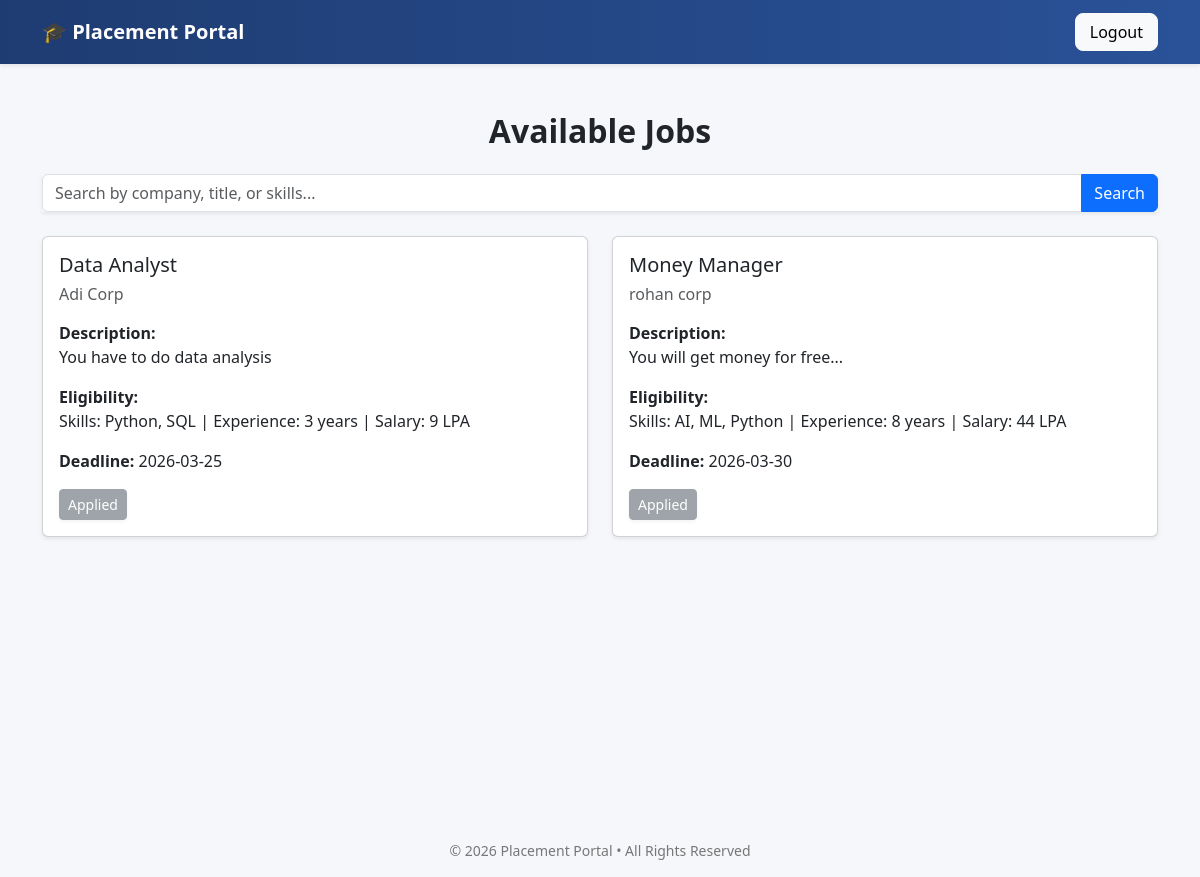
Page /student/jobs (signed in) on the earlier database version.
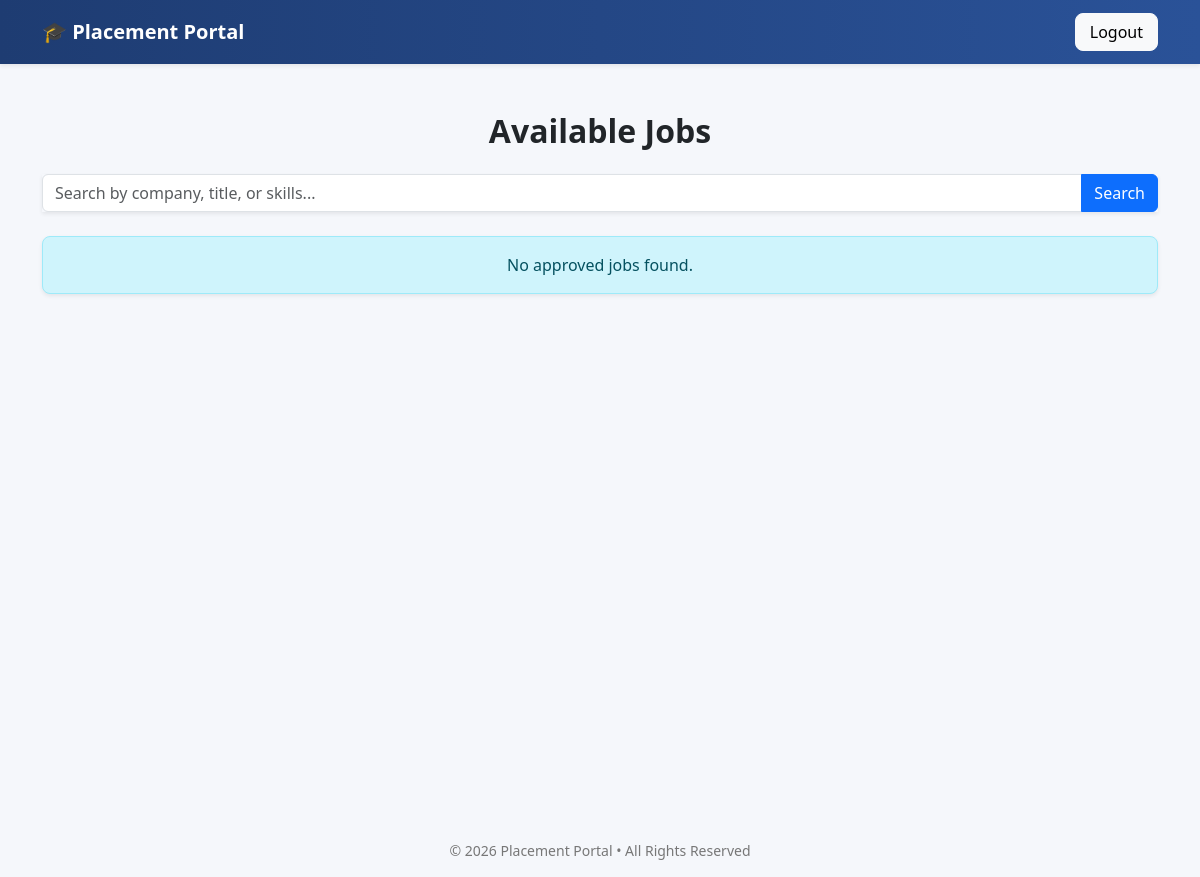
Same page on the later database version.
### tables this page shows
CREATE TABLE jobs(
        id INTEGER PRIMARY KEY AUTOINCREMENT,
        company_id INTEGER NOT NULL,
        title TEXT NOT NULL,
        description TEXT NOT NULL,
        eligibility_criteria TEXT NOT NULL,
        deadline TEXT NOT NULL,
        required_skills TEXT,
        experience_required TEXT,
        salary_range TEXT,
        job_type TEXT CHECK(job_type IN ('Full-time','Internship','Contract')) DEFAULT 'Full-time',
        location TEXT,
        status TEXT CHECK(status in ('Pending','Approved','Closed')) DEFAULT 'Pending' NOT NULL,
        created_at TIMESTAMP DEFAULT CURRENT_TIMESTAMP,
        FOREIGN KEY (company_id) REFERENCES companies(id)
        ON DELETE CASCADE
        ON UPDATE CASCADE
    );

CREATE TABLE companies(
        id INTEGER PRIMARY KEY AUTOINCREMENT,
        company_name TEXT NOT NULL,
        email TEXT UNIQUE NOT NULL,
        hashed_password TEXT NOT NULL,
        hr_contact TEXT NOT NULL,
        website TEXT,
        approval_status TEXT CHECK(approval_status IN ('Pending','Approved','Rejected')) DEFAULT 'Pending' NOT NULL,
        is_blacklisted INTEGER DEFAULT 0 NOT NULL,
        created_at TIMESTAMP DEFAULT CURRENT_TIMESTAMP
    );

### app.py (the view)
@app.route("/student/jobs")
@login_required
def student_jobs():
    if current_user.role != "student":
        flash("Unauthorized access")
        return redirect(url_for("login"))
    search_query = request.args.get("search")
    con = sqlite3.connect("placement.db")
    cur = con.cursor()
    if search_query:
        cur.execute("""
            SELECT jobs.id,
                   jobs.title,
                   jobs.description,
                   jobs.eligibility_criteria,
                   jobs.deadline,
                   companies.company_name
            FROM jobs
            JOIN companies ON jobs.company_id = companies.id
            WHERE jobs.status = 'Approved'
            AND (
                companies.company_name LIKE ?
                OR jobs.title LIKE ?
                OR jobs.eligibility_criteria LIKE ?
            )
        """, (
            f"%{search_query}%",
            f"%{search_query}%",
            f"%{search_query}%"
        ))
    else:
        cur.execute("""
            SELECT jobs.id,
                   jobs.title,
                   jobs.description,
                   jobs.eligibility_criteria,
                   jobs.deadline,
                   companies.company_name
            FROM jobs
            JOIN companies ON jobs.company_id = companies.id
            WHERE jobs.status = 'Approved'
        """)
    jobs = cur.fetchall()
    cur.execute("""
        SELECT job_id
        FROM applications
        WHERE student_id = ?
    """, (current_user.actual_id,))
    applied_jobs = [row[0] for row in cur.fetchall()]
    con.close()
    return render_template(
        "student_jobs.html",
        jobs=jobs,
        applied_jobs=applied_jobs
    )

### app.py (called while the page is built)
@login_manager.user_loader
def load_user(user_id):
    try:
        role, actual_id = user_id.split("-")
        return User(int(actual_id), role)
    except (ValueError, AttributeError):
        return None

### templates/student_jobs.html (shortened to what this page needs)
{% extends "base.html" %}
{% block content %}
<div class="container mt-5">
    <h2 class="mb-4 text-center">Available Jobs</h2>
    <form method="GET" class="mb-4">
        <div class="input-group shadow-sm">
            <input type="text" name="search" class="form-control"
                   placeholder="Search by company, title, or skills..."
                   value="{{ request.args.get('search', '') }}">
            <button class="btn btn-primary">Search</button>
        </div>
    </form>
    {% if jobs %}
        <div class="row">
            {% for job in jobs %}
            <div class="col-md-6 mb-4">
                <div class="card shadow-sm h-100">
                    <div class="card-body">
                        <h5 class="card-title">{{ job[1] }}</h5>
                        <h6 class="text-muted">{{ job[5] }}</h6>
                        <p class="mt-3">
                            <strong>Description:</strong><br>
                            {{ job[2] }}
                        </p>
                        <p>
                            <strong>Eligibility:</strong><br>
                            {{ job[3] }}
                        </p>
                        <p>
                            <strong>Deadline:</strong> {{ job[4] }}
                        </p>
                        {% if job[0] in applied_jobs %}
                            <button class="btn btn-secondary btn-sm shadow-sm" disabled>
                                Applied
                            </button>
                        {% else %}
                            <form action="{{ url_for('apply_job', job_id=job[0]) }}" method="POST">
                                <button class="btn btn-success btn-sm shadow-sm">
                                    Apply
                                </button>
                            </form>
                        {% endif %}
                    </div>
                </div>
            </div>
            {% endfor %}
        </div>
    {% else %}
        <div class="alert alert-info text-center shadow-sm">
            No approved jobs found.
        </div>
    {% endif %}
</div>
{% endblock %}

### templates/base.html (shortened to what this page needs)
<!DOCTYPE html>
<html>
<head>
    <link href="https://cdn.jsdelivr.net/npm/bootstrap@5.3.2/dist/css/bootstrap.min.css" rel="stylesheet">
    <link rel="stylesheet" href="{{ url_for('static', filename='css/admin.css') }}">
</head>
<body>
<nav class="navbar navbar-expand-lg navbar-dark shadow-sm">
    <div class="container">
        <a class="navbar-brand" href="#">
            🎓 Placement Portal
        </a>
        <div class="ms-auto">
            {% if current_user.is_authenticated %}
                <a href="{{ url_for('logout') }}"
                   class="btn btn-light logout-btn"
                   onclick="return confirm('Are you sure you want to logout?');">
                   Logout
                </a>
            {% endif %}
        </div>
    </div>
</nav>
<div class="main-container">
{% block content %}{% endblock %}
</div>
<footer class="text-center mt-5 mb-3">
    <p>© 2026 Placement Portal • All Rights Reserved</p>
</footer>
</body>
</html>

### static/css/admin.css (style rules this page uses)
body { background-color:#f5f7fb; font-family: 'Segoe UI', Tahoma, Geneva, Verdana, sans-serif; }
h2,h4 { font-weight:600; }
.navbar { background: linear-gradient(90deg,#1e3c72,#2a5298); padding:12px 0; }
.navbar-brand { font-size:20px; font-weight:600; }
.logout-btn { border-radius:8px; padding:6px 14px; }
footer { color:#777; font-size:14px; }
.alert { border-radius:8px; }
.main-container { min-height:85vh; }

Differences in the rows shown:
removed jobs: title "Data Analyst", company_name "Adi Corp", description "You have to do data analysis", eligibility_criteria "Skills: Python, SQL | Experience: 3 years | Salary: 9 LPA", deadline "2026-03-25", shows "Applied"
removed jobs: title "Money Manager", company_name "rohan corp", description "You will get money for free...", eligibility_criteria "Skills: AI, ML, Python | Experience: 8 years | Salary: 44 LPA", deadline "2026-03-30", shows "Applied"
Other differences:
text now shown: "No approved jobs found."
